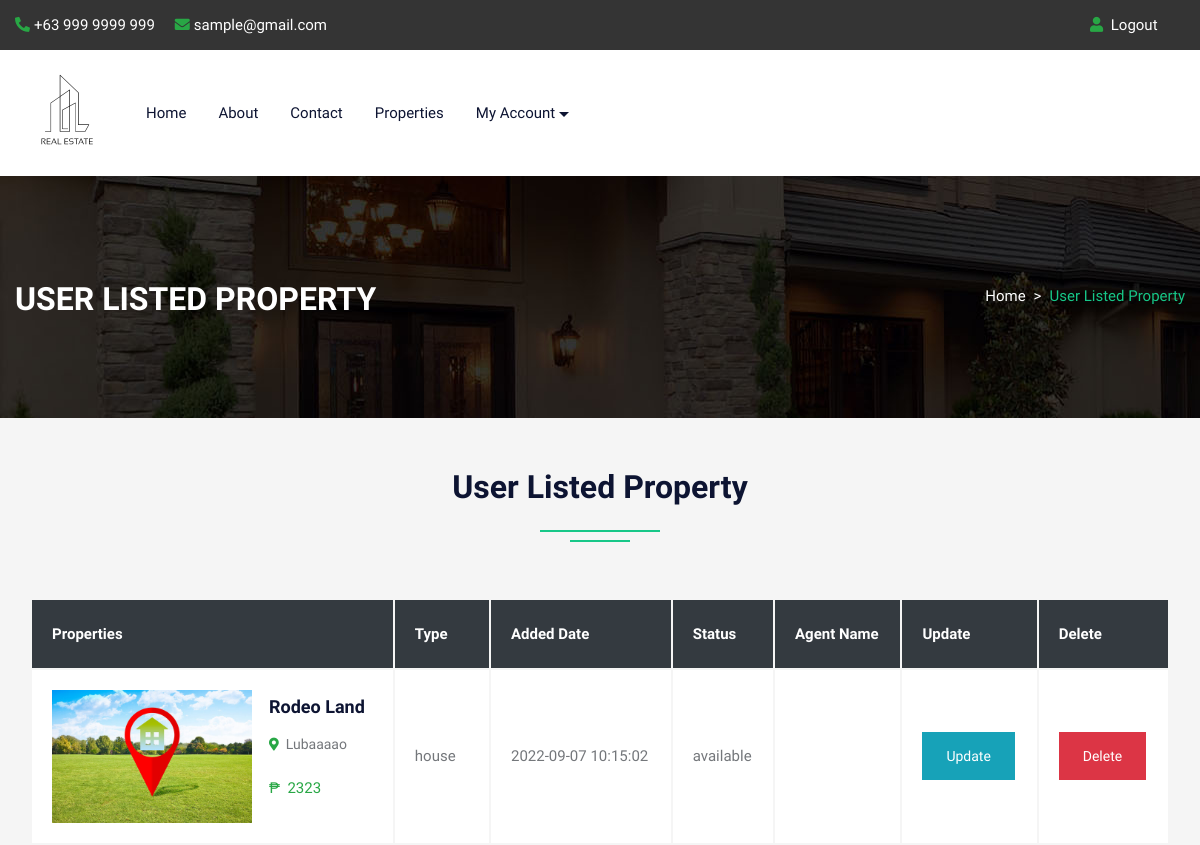
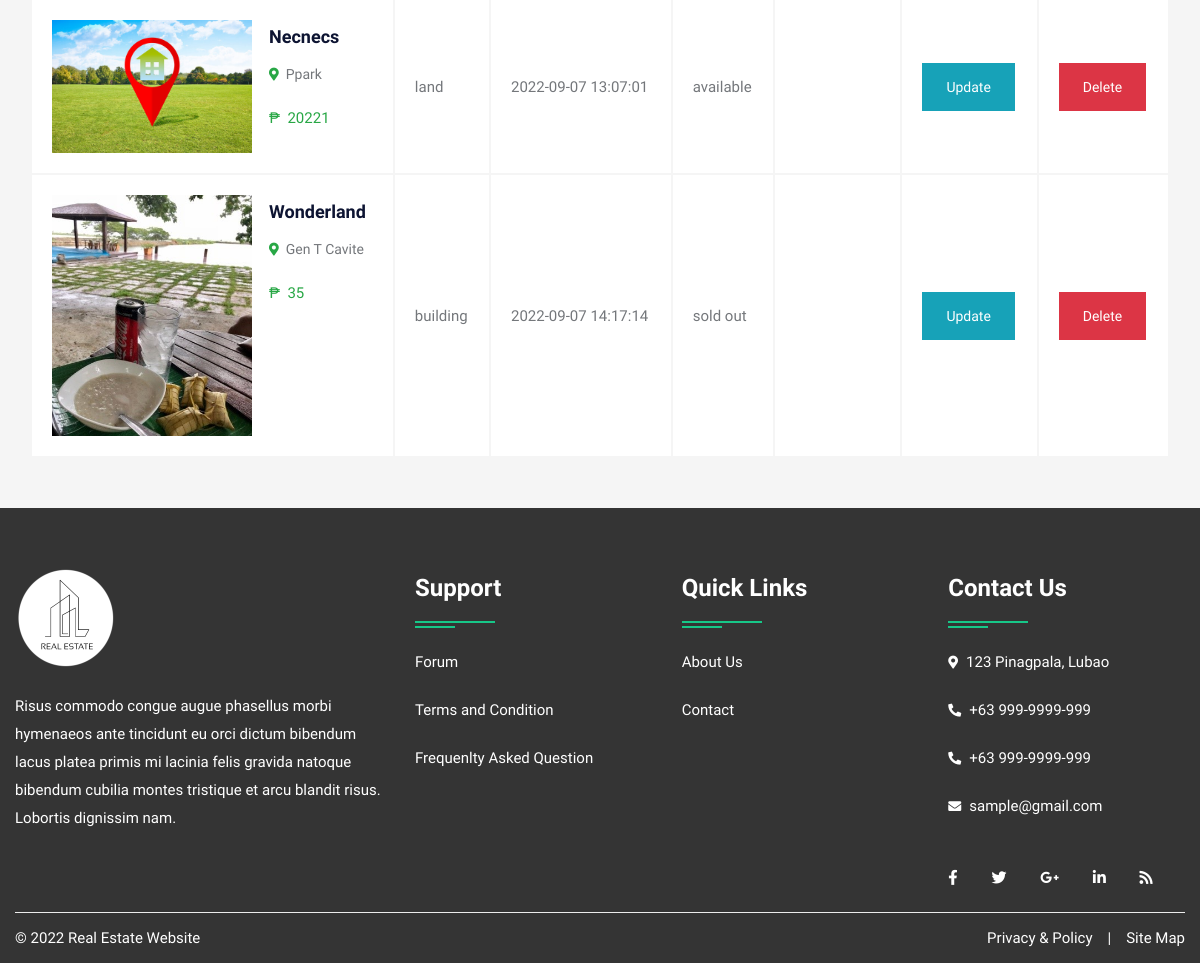
The app's page /feature.php (signed in) with its own data (2 pictures, top to bottom).
### tables this page shows
CREATE TABLE `property` (
  `pid` int(50) NOT NULL,
  `title` varchar(200) NOT NULL,
  `pcontent` longtext NOT NULL,
  `type` varchar(100) NOT NULL,
  `stype` varchar(100) NOT NULL,
  `size` int(50) NOT NULL,
  `price` int(50) NOT NULL,
  `location` varchar(200) NOT NULL,
  `city` varchar(100) NOT NULL,
  `state` varchar(100) NOT NULL,
  `feature` longtext NOT NULL,
  `pimage` varchar(300) NOT NULL,
  `pimage1` varchar(300) NOT NULL,
  `pimage2` varchar(300) NOT NULL,
  `pimage3` varchar(300) NOT NULL,
  `pimage4` varchar(300) NOT NULL,
  `uid` int(50) NOT NULL,
  `status` varchar(50) NOT NULL,
  `date` datetime NOT NULL DEFAULT current_timestamp(),
  `isFeatured` int(11) DEFAULT NULL
);

### feature.php (the view, shortened to what this page needs)
<?php
include("config.php");
?>
<!DOCTYPE html>
<html lang="en">
<head>
<link rel="stylesheet" type="text/css" href="css/bootstrap.min.css">
<link rel="stylesheet" type="text/css" href="css/bootstrap-slider.css">
<link rel="stylesheet" type="text/css" href="css/jquery-ui.css">
<link rel="stylesheet" type="text/css" href="css/layerslider.css">
<link rel="stylesheet" type="text/css" href="css/color.css">
<link rel="stylesheet" type="text/css" href="css/owl.carousel.min.css">
<link rel="stylesheet" type="text/css" href="css/font-awesome.min.css">
<link rel="stylesheet" type="text/css" href="fonts/flaticon/flaticon.css">
<link rel="stylesheet" type="text/css" href="css/style.css">
<link rel="stylesheet" type="text/css" href="css/login.css">
</head>
<body>
<div id="page-wrapper">
    <div class="row">
		<?php include("include/header.php");?>
        <div class="banner-full-row page-banner" style="background-image:url('images/breadcromb.jpg');">
            <div class="container">
                <div class="row">
                    <div class="col-md-6">
                        <h2 class="page-name float-left text-white text-uppercase mt-1 mb-0"><b>User Listed Property</b></h2>
                    </div>
                    <div class="col-md-6">
                        <nav aria-label="breadcrumb" class="float-left float-md-right">
                            <ol class="breadcrumb bg-transparent m-0 p-0">
                                <li class="breadcrumb-item text-white"><a href="#">Home</a></li>
                                <li class="breadcrumb-item active">User Listed Property</li>
                            </ol>
                        </nav>
                    </div>
                </div>
            </div>
        </div>
        <div class="full-row bg-gray">
            <div class="container">
                    <div class="row mb-5">
						<div class="col-lg-12">
							<h2 class="text-secondary double-down-line text-center">User Listed Property</h2>
                        </div>
					</div>
					<table class="items-list col-lg-12 table-hover" style="border-collapse:inherit;">
                        <thead>
                             <tr  class="bg-dark">
                                <th class="text-white font-weight-bolder">Properties</th>
                                <th class="text-white font-weight-bolder">Type</th>
                                <th class="text-white font-weight-bolder">Added Date</th>
								<th class="text-white font-weight-bolder">Status</th>
                                <th class="text-white font-weight-bolder">Agent Name</th>
                                <th class="text-white font-weight-bolder">Update</th>
								<th class="text-white font-weight-bolder">Delete</th>
                             </tr>
                        </thead>
                        <tbody>
							<?php
							$uid=$_SESSION['uid'];
							$query=mysqli_query($con,"SELECT * FROM `property` WHERE uid='$uid'");
								while($row=mysqli_fetch_array($query))
								{
							?>
                            <tr>
                                <td>
									<img src="admin/property/<?php echo $row['pimage'];?>" alt="pimage">
                                    <div class="property-info d-table">
                                        <h5 class="text-secondary text-capitalize"><a href="propertydetail.php?pid=<?php echo $row['pid'];?>"><?php echo $row['title'];?></a></h5>
                                        <span class="font-14 text-capitalize"><i class="fas fa-map-marker-alt text-success font-13"></i>&nbsp; <?php echo $row['location'];?></span>
                                        <div class="price mt-3">
											<span class="text-success">₱ &nbsp;<?php echo $row['price'];?></span>
										</div>
                                    </div>
								</td>
                                <td><?php echo $row['type'];?></td>
                                <td class="text-capitalize"><?php echo $row['date'];?></td>
                                <td><?php echo $row['status'];?></td>
                                <td><?php
                                ?></td>
                                <?php if ($row['status'] == 'Pending' or $row['status'] == 'Decline')
                                {
                                ?>
                                <td><a class="btn btn-info" style="background-color:gray;border-color:gray;color:white;"  >Update</a></td>
                                    <?php
                                }else{
                                    ?>
                                    <td><a class="btn btn-info" href="submitpropertyupdate.php?id=<?php echo $row['pid'];?>" >Update</a></td>
        <?php }?>
								<td><a class="btn btn-danger" href="submitpropertydelete.php?id=<?php echo $row['pid'];?>">Delete</a></td>
                            </tr>
							<?php } ?>
                        </tbody>
                    </table>
            </div>
        </div>
		<?php include("include/footer.php");?>
    </div>
</div>
</body>
</html>

### include/header.php (shortened to what this page needs)
<header id="header" class="transparent-header-modern fixed-header-bg-white w-100">
            <div class="top-header bg-secondary">
                <div class="container">
                    <div class="row">
                        <div class="col-md-8">
                            <ul class="top-contact list-text-white  d-table">
                                <li><a href="#"><i class="fas fa-phone-alt text-success mr-1"></i>+63 999 9999 999</a></li>
                                <li><a href="#"><i class="fas fa-envelope text-success mr-1"></i>sample@gmail.com</a></li>
                            </ul>
                        </div>
                        <div class="col-md-4">
                            <div class="top-contact float-right">
                                <ul class="list-text-white d-table">
								<li><i class="fas fa-user text-success mr-1"></i>
								<?php  if(isset($_SESSION['uemail']))
								{ ?>
								<a href="logout.php">Logout</a>&nbsp;&nbsp;<?php } else { ?>
								<a href="login.php">Login</a>&nbsp;&nbsp;
								| </li>
								<li><i class="fas fa-user-plus text-success mr-1"></i><a href="register.php"> Register</li><?php } ?>
								</ul>
                            </div>
                        </div>
                    </div>
                </div>
            </div>
            <div class="main-nav secondary-nav hover-success-nav py-2">
                <div class="container">
                    <div class="row">
                        <div class="col-lg-12">
                            <nav class="navbar navbar-expand-lg navbar-light p-0"> <a class="navbar-brand position-relative" href="index.php"><img class="nav-logo" src="images/logo/logo_estate.png" style="height:100px;" alt=""></a>
                                <div class="collapse navbar-collapse" id="navbarSupportedContent">
                                    <ul class="navbar-nav mr-auto">
                                        <li class="nav-item dropdown"> <a class="nav-link" href="index.php" role="button" aria-haspopup="true" aria-expanded="false">Home</a></li>
										<li class="nav-item"> <a class="nav-link" href="about.php">About</a> </li>
                                        <li class="nav-item"> <a class="nav-link" href="contact.php">Contact</a> </li>
                                        <li class="nav-item"> <a class="nav-link" href="property.php">Properties</a> </li>
										<?php  if(isset($_SESSION['uemail']))
										{
                                           $email = $_SESSION['uemail'];
                                            $sql = mysqli_query($con, "SELECT * FROM user WHERE uemail = '$email'");
                                            if(mysqli_num_rows($sql) > 0){
                                              $row = mysqli_fetch_assoc($sql);
                                            }else{
                                              header("location: users.php");
                                            }
                                            if( $row['utype'] == 'seller')
                                            {
                                            ?>
										<li class="nav-item dropdown">
											<a class="nav-link dropdown-toggle" href="#" role="button" data-toggle="dropdown" aria-haspopup="true" aria-expanded="false">My Account</a>
											<ul class="dropdown-menu">
												<li class="nav-item"> <a class="nav-link" href="profile.php">Profile</a> </li>
                                                <li class="nav-item"> <a class="nav-link" href="agent_view.php">Your Agent</a> </li>
                                                <li class="nav-item"> <a class="nav-link" href="agent.php">Create Agent</a> </li>
												<li class="nav-item"> <a class="nav-link" href="feature.php">Your Property</a> </li>
												<li class="nav-item"> <a class="nav-link" href="logout.php">Logout</a> </li>
											</ul>
                                        </li>
                                        <?php }
                                        elseif($row['utype'] == 'user')
                                        {
                                        ?>
                                        <li class="nav-item dropdown">
											<a class="nav-link dropdown-toggle" href="#" role="button" data-toggle="dropdown" aria-haspopup="true" aria-expanded="false">My Account</a>
                                        </li>
<?php }?>
										<?php } else { ?>
										<li class="nav-item"> <a class="nav-link" href="login.php">Login/Register</a> </li>
										<?php } ?>
                                    </ul>
                                </div>
                            </nav>
                        </div>
                    </div>
                </div>
            </div>
        </header>

### include/footer.php
<footer class="full-row bg-secondary p-0">
            <div class="container">
                <div  class="row">
                    <div class="col-lg-12">
                        <div class="divider py-40">
                            <div class="row">
                                <div class="col-md-12 col-lg-4">
                                    <div class="footer-widget mb-4">
                                        <div class="footer-logo mb-4"> <a href="#"><img class="logo-bottom" style="height:100px;"  src="images/logo/logo_estate2.png" alt="image" style="widt=30px"></a> </div>
                                        <p class="pb-20 text-white">Risus commodo congue augue phasellus morbi hymenaeos ante tincidunt eu orci dictum bibendum lacus platea primis mi lacinia felis gravida natoque bibendum cubilia montes tristique et arcu blandit risus. Lobortis dignissim nam.</p>
                                        </div>
                                </div>
                                <div class="col-md-12 col-lg-8">
                                    <div class="row">
                                        <div class="col-md-4 col-lg-4">
                                            <div class="footer-widget footer-nav mb-4">
                                                <h4 class="widget-title text-white double-down-line-left position-relative">Support</h4>
                                                <ul class="hover-text-primary">
                                                    <li><a href="#" class="text-white">Forum</a></li>
                                                    <li><a href="#" class="text-white">Terms and Condition</a></li>
                                                    <li><a href="#" class="text-white">Frequenlty Asked Question</a></li>
                                                </ul>
                                            </div>
                                        </div>
                                        <div class="col-md-4 col-lg-4">
                                            <div class="footer-widget footer-nav mb-4">
                                                <h4 class="widget-title text-white double-down-line-left position-relative">Quick Links</h4>
                                                <ul class="hover-text-primary">
                                                    <li><a href="about.php" class="text-white">About Us</a></li>
                                                    <li><a href="contact.php" class="text-white">Contact</a></li>
                                                </ul>
                                            </div>
                                        </div>
                                        <div class="col-md-4 col-lg-4">
                                            <div class="footer-widget">
                                                <h4 class="widget-title text-white double-down-line-left position-relative">Contact Us</h4>
                                                <ul class="text-white">
                                                    <li class="hover-text-primary"><i class="fas fa-map-marker-alt text-white mr-2 font-13 mt-1"></i>123 Pinagpala, Lubao</li>
                                                    <li class="hover-text-primary"> <i class="fas fa-phone-alt text-white mr-2 font-13 mt-1"></i>+63 999-9999-999</li>
													<li class="hover-text-primary"> <i class="fas fa-phone-alt text-white mr-2 font-13 mt-1"></i>+63 999-9999-999</li>
                                                    <li class="hover-text-primary"><i class="fas fa-envelope text-white mr-2 font-13 mt-1"></i>sample@gmail.com</li>
                                                </ul>
                                            </div>
                                            <div class="footer-widget media-widget mt-4 text-white hover-text-primary"> <a href="#"><i class="fab fa-facebook-f"></i></a> <a href="#"><i class="fab fa-twitter"></i></a> <a href="#"><i class="fab fa-google-plus-g"></i></a> <a href="#"><i class="fab fa-linkedin-in"></i></a> <a href="#"><i class="fas fa-rss"></i></a> </div>
                                        </div>
                                    </div>
                                </div>
                            </div>
                        </div>
                    </div>
                </div>
                <div class="row copyright">
                    <div class="col-sm-6"> <span class="text-white">© <?php echo date('Y');?> Real Estate Website </span> </div>
                    <div class="col-sm-6">
                        <ul class="line-menu text-white hover-text-primary float-right">
                            <li><a href="#">Privacy & Policy</a></li>
                            <li>|</li>
                            <li><a href="#"> Site Map</a></li>
                        </ul>
                    </div>
                </div>
            </div>
        </footer>

### css/color.css (style rules this page uses)
:root { --theme-ordinary-color: #74777b; }
:root { --theme-primary-color: #17c788; }
:root { --theme-secondary-color: #0d1432; }
:root { --theme-white-color: #fff; }
:root { --theme-light-color: #f8f8f8; }
:root { --theme-gray-color: #f5f5f5; }
:root { --theme-footer-color: #091b4b; }
:root { --theme-dark-color: #091b4b; }
:root { --text-light-color: #a3a7af; }
:root { --theme-primary-opacity-color: rgba(11, 191, 141, .8); }
:root { --theme-secondary-opacity-color: rgba(13,20,50,0.7); }
:root { --theme-white-opacity-color: rgba(255, 255, 255, 0.3); }
:root { --theme-dark-opacity-color: rgba(0, 0, 0, 0.5); }
:root { --theme-ordinary-font: 'Muli', sans-serif; }
:root { --theme-highlight-font: 'Comfortaa', cursive; }

### records on screen
property: pimage (picture), title "Rodeo Land", location "Lubaaaao", price "2323", type "house", date "2022-09-07 10:15:02", status "available"
property: pimage (picture), title "Necnecs", location "Ppark", price "20221", type "land", date "2022-09-07 13:07:01", status "available"
property: pimage (picture), title "Wonderland", location "Gen T Cavite", price "35", type "building", date "2022-09-07 14:17:14", status "sold out"
